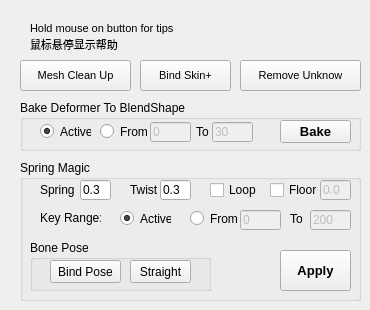
    <widget class="QWidget" name="misc_tab">
     <attribute name="icon">
      <iconset>
       <normaloff>icons/MiscTools.png</normaloff>icons/MiscTools.png</iconset>
     </attribute>
     <attribute name="title">
      <string>Misc </string>
     </attribute>
     <widget class="QPushButton" name="misc_runButton">
      <property name="geometry">
       <rect>
        <x>240</x>
        <y>60</y>
        <width>121</width>
        <height>31</height>
       </rect>
      </property>
      <property name="font">
       <font>
        <pointsize>8</pointsize>
       </font>
      </property>
      <property name="toolTip">
       <string>&lt;!DOCTYPE HTML PUBLIC &quot;-//W3C//DTD HTML 4.0//EN&quot; &quot;http://www.w3.org/TR/REC-html40/strict.dtd&quot;&gt;
&lt;html&gt;&lt;head&gt;&lt;meta name=&quot;qrichtext&quot; content=&quot;1&quot; /&gt;&lt;style type=&quot;text/css&quot;&gt;
p, li { white-space: pre-wrap; }
&lt;/style&gt;&lt;/head&gt;&lt;body style=&quot; font-family:'MS Shell Dlg 2'; font-size:8.25pt; font-weight:400; font-style:normal;&quot;&gt;
&lt;p style=&quot; margin-top:0px; margin-bottom:0px; margin-left:0px; margin-right:0px; -qt-block-indent:0; text-indent:0px;&quot;&gt;&lt;span style=&quot; font-size:9pt;&quot;&gt;remove unknow nodes in sence, usually work for when you get error to save file as *.ma&lt;/span&gt;&lt;/p&gt;
&lt;p style=&quot; margin-top:0px; margin-bottom:0px; margin-left:0px; margin-right:0px; -qt-block-indent:0; text-indent:0px;&quot;&gt;&lt;span style=&quot; font-size:9pt;&quot;&gt;删除场景中的未知节点，通常用于解决不能将文件存为ma格式的问题&lt;/span&gt;&lt;/p&gt;&lt;/body&gt;&lt;/html&gt;</string>
      </property>
      <property name="text">
       <string>Remove Unknow</string>
      </property>
      <property name="icon">
       <iconset>
        <normaloff>icons/cMuscle_misc_help.png</normaloff>icons/cMuscle_misc_help.png</iconset>
      </property>
      <property name="+command" stdset="0">
       <string>removeUnknowNodeButtonCmd</string>
      </property>
     </widget>
     <widget class="QPushButton" name="misc_runButton_3">
      <property name="geometry">
       <rect>
        <x>20</x>
        <y>60</y>
        <width>111</width>
        <height>31</height>
       </rect>
      </property>
      <property name="font">
       <font>
        <pointsize>8</pointsize>
       </font>
      </property>
      <property name="toolTip">
       <string>&lt;!DOCTYPE HTML PUBLIC &quot;-//W3C//DTD HTML 4.0//EN&quot; &quot;http://www.w3.org/TR/REC-html40/strict.dtd&quot;&gt;
&lt;html&gt;&lt;head&gt;&lt;meta name=&quot;qrichtext&quot; content=&quot;1&quot; /&gt;&lt;style type=&quot;text/css&quot;&gt;
p, li { white-space: pre-wrap; }
&lt;/style&gt;&lt;/head&gt;&lt;body style=&quot; font-family:'MS Shell Dlg 2'; font-size:8.25pt; font-weight:400; font-style:normal;&quot;&gt;
&lt;p style=&quot; margin-top:0px; margin-bottom:0px; margin-left:0px; margin-right:0px; -qt-block-indent:0; text-indent:0px;&quot;&gt;&lt;span style=&quot; font-size:9pt;&quot;&gt;reset transform, remove no deform histroy, check UV set number and soft edge recommand do this for mesh before skin work&lt;/span&gt;&lt;/p&gt;
&lt;p style=&quot; margin-top:0px; margin-bottom:0px; margin-left:0px; margin-right:0px; -qt-block-indent:0; text-indent:0px;&quot;&gt;&lt;span style=&quot; font-size:9pt;&quot;&gt;重置位移，删除非蒙皮历史，检查UV数量，全软边&lt;/span&gt;&lt;/p&gt;
&lt;p style=&quot; margin-top:0px; margin-bottom:0px; margin-left:0px; margin-right:0px; -qt-block-indent:0; text-indent:0px;&quot;&gt;&lt;span style=&quot; font-size:9pt;&quot;&gt;建议做蒙皮之前对模型应用此操作&lt;/span&gt;&lt;/p&gt;&lt;/body&gt;&lt;/html&gt;</string>
      </property>
      <property name="text">
       <string>Mesh Clean Up</string>
      </property>
      <property name="icon">
       <iconset>
        <normaloff>icons/hsClearView.png</normaloff>icons/hsClearView.png</iconset>
      </property>
      <property name="+command" stdset="0">
       <string>meshCleanUpButtonCmd</string>
      </property>
     </widget>
     <widget class="QPushButton" name="misc_runButton_4">
      <property name="geometry">
       <rect>
        <x>140</x>
        <y>60</y>
        <width>91</width>
        <height>31</height>
       </rect>
      </property>
      <property name="font">
       <font>
        <pointsize>8</pointsize>
       </font>
      </property>
      <property name="toolTip">
       <string>&lt;!DOCTYPE HTML PUBLIC &quot;-//W3C//DTD HTML 4.0//EN&quot; &quot;http://www.w3.org/TR/REC-html40/strict.dtd&quot;&gt;
&lt;html&gt;&lt;head&gt;&lt;meta name=&quot;qrichtext&quot; content=&quot;1&quot; /&gt;&lt;style type=&quot;text/css&quot;&gt;
p, li { white-space: pre-wrap; }
&lt;/style&gt;&lt;/head&gt;&lt;body style=&quot; font-family:'MS Shell Dlg 2'; font-size:8.25pt; font-weight:400; font-style:normal;&quot;&gt;
&lt;p style=&quot; margin-top:0px; margin-bottom:0px; margin-left:0px; margin-right:0px; -qt-block-indent:0; text-indent:0px;&quot;&gt;&lt;span style=&quot; font-size:9pt; font-weight:600;&quot;&gt;1 bone + 1 unskined mesh:&lt;/span&gt;&lt;/p&gt;
&lt;p style=&quot; margin-top:0px; margin-bottom:0px; margin-left:0px; margin-right:0px; -qt-block-indent:0; text-indent:0px;&quot;&gt;&lt;span style=&quot; font-size:9pt;&quot;&gt;bind mesh to whole hierarchy of the bone chain, remove small weights and do normalize&lt;/span&gt;&lt;/p&gt;
&lt;p style=&quot; margin-top:0px; margin-bottom:0px; margin-left:0px; margin-right:0px; -qt-block-indent:0; text-indent:0px;&quot;&gt;&lt;span style=&quot; font-size:9pt; font-weight:600;&quot;&gt;1 bone + 1 unskined mesh + 1 skined mesh:&lt;/span&gt;&lt;/p&gt;
&lt;p style=&quot; margin-top:0px; margin-bottom:0px; margin-left:0px; margin-right:0px; -qt-block-indent:0; text-indent:0px;&quot;&gt;&lt;span style=&quot; font-size:9pt;&quot;&gt;bind unskined mesh to the bone which influnced on skined mesh, copy skin weights from source skined mesh to target skined mesh, remove small weights, remove unused bones from skin and do normalize&lt;/span&gt;&lt;/p&gt;
&lt;p style=&quot;-qt-paragraph-type:empty; margin-top:0px; margin-bottom:0px; margin-left:0px; margin-right:0px; -qt-block-indent:0; text-indent:0px; font-size:9pt;&quot;&gt;&lt;/p&gt;
&lt;p style=&quot; margin-top:0px; margin-bottom:0px; margin-left:0px; margin-right:0px; -qt-block-indent:0; text-indent:0px;&quot;&gt;&lt;span style=&quot; font-size:9pt; font-weight:600;&quot;&gt;选择一根骨骼和一个未蒙皮模型:&lt;/span&gt;&lt;/p&gt;
&lt;p style=&quot; margin-top:0px; margin-bottom:0px; margin-left:0px; margin-right:0px; -qt-block-indent:0; text-indent:0px;&quot;&gt;&lt;span style=&quot; font-size:9pt;&quot;&gt;把模型绑定到所选骨骼的整个骨骼链上，移除细碎权重，规范化权重&lt;/span&gt;&lt;/p&gt;
&lt;p style=&quot; margin-top:0px; margin-bottom:0px; margin-left:0px; margin-right:0px; -qt-block-indent:0; text-indent:0px;&quot;&gt;&lt;span style=&quot; font-size:9pt; font-weight:600;&quot;&gt;选择一根骨骼、一个未蒙皮模型和一个已蒙皮模型:&lt;/span&gt;&lt;/p&gt;
&lt;p style=&quot; margin-top:0px; margin-bottom:0px; margin-left:0px; margin-right:0px; -qt-block-indent:0; text-indent:0px;&quot;&gt;&lt;span style=&quot; font-size:9pt;&quot;&gt;把未蒙皮模型绑定到对已蒙皮模型有影响的骨骼上，把源模型权重复制到目标模型，移除细碎权重，从蒙皮上移除无用的骨骼，规范化权重&lt;/span&gt;&lt;/p&gt;&lt;/body&gt;&lt;/html&gt;</string>
      </property>
      <property name="text">
       <string>Bind Skin+</string>
      </property>
      <property name="icon">
       <iconset>
        <normaloff>icons/moveSkinnedJoint.png</normaloff>icons/moveSkinnedJoint.png</iconset>
      </property>
      <property name="+command" stdset="0">
       <string>bindSkinPlusButtonCmd</string>
      </property>
     </widget>
     <widget class="QLabel" name="label_2">
      <property name="geometry">
       <rect>
        <x>30</x>
        <y>20</y>
        <width>181</width>
        <height>16</height>
       </rect>
      </property>
      <property name="font">
       <font>
        <pointsize>8</pointsize>
       </font>
      </property>
      <property name="text">
       <string>Hold mouse on button for tips</string>
      </property>
     </widget>
     <widget class="QLabel" name="label_3">
      <property name="geometry">
       <rect>
        <x>30</x>
        <y>36</y>
        <width>111</width>
        <height>16</height>
       </rect>
      </property>
      <property name="font">
       <font>
        <family>新宋体</family>
        <pointsize>8</pointsize>
       </font>
      </property>
      <property name="text">
       <string>鼠标悬停显示帮助</string>
      </property>
      <property name="alignment">
       <set>Qt::AlignLeading|Qt::AlignLeft|Qt::AlignVCenter</set>
      </property>
     </widget>
     <widget class="QGroupBox" name="deformer_groupBox">
      <property name="geometry">
       <rect>
        <x>20</x>
        <y>100</y>
        <width>341</width>
        <height>51</height>
       </rect>
      </property>
      <property name="title">
       <string>Bake Deformer To BlendShape       </string>
      </property>
      <widget class="QLineEdit" name="deformerStart_lineEdit">
       <property name="enabled">
        <bool>false</bool>
       </property>
       <property name="geometry">
        <rect>
         <x>130</x>
         <y>22</y>
         <width>41</width>
         <height>20</height>
        </rect>
       </property>
       <property name="inputMask">
        <string/>
       </property>
       <property name="text">
        <string>0</string>
       </property>
      </widget>
      <widget class="QLineEdit" name="deformerEnd_lineEdit">
       <property name="enabled">
        <bool>false</bool>
       </property>
       <property name="geometry">
        <rect>
         <x>192</x>
         <y>22</y>
         <width>41</width>
         <height>20</height>
        </rect>
       </property>
       <property name="inputMask">
        <string/>
       </property>
       <property name="text">
        <string>30</string>
       </property>
      </widget>
      <widget class="QLabel" name="label_14">
       <property name="geometry">
        <rect>
         <x>176</x>
         <y>24</y>
         <width>21</width>
         <height>16</height>
        </rect>
       </property>
       <property name="text">
        <string>To</string>
       </property>
      </widget>
      <widget class="QPushButton" name="deformerOK_button">
       <property name="geometry">
        <rect>
         <x>260</x>
         <y>20</y>
         <width>71</width>
         <height>23</height>
        </rect>
       </property>
       <property name="font">
        <font>
         <pointsize>10</pointsize>
         <weight>75</weight>
         <bold>true</bold>
        </font>
       </property>
       <property name="text">
        <string>Bake</string>
       </property>
       <property name="+command" stdset="0">
        <string>deformerOKCmd</string>
       </property>
      </widget>
      <widget class="QPushButton" name="deformerWeb_button">
       <property name="geometry">
        <rect>
         <x>166</x>
         <y>-4</y>
         <width>21</width>
         <height>23</height>
        </rect>
       </property>
       <property name="toolTip">
        <string>Author</string>
       </property>
       <property name="text">
        <string/>
       </property>
       <property name="icon">
        <iconset>
         <normaloff>icons/info.png</normaloff>icons/info.png</iconset>
       </property>
       <property name="iconSize">
        <size>
         <width>16</width>
         <height>16</height>
        </size>
       </property>
       <property name="flat">
        <bool>true</bool>
       </property>
       <property name="+command" stdset="0">
        <string>deformerWebCmd</string>
       </property>
      </widget>
      <widget class="QRadioButton" name="deformerActive_radioButton">
       <property name="geometry">
        <rect>
         <x>20</x>
         <y>23</y>
         <width>51</width>
         <height>17</height>
        </rect>
       </property>
       <property name="text">
        <string>Active</string>
       </property>
       <property name="checked">
        <bool>true</bool>
       </property>
       <attribute name="buttonGroup">
        <string notr="true">buttonGroup_5</string>
       </attribute>
      </widget>
      <widget class="QRadioButton" name="deformerFrom_radioButton">
       <property name="geometry">
        <rect>
         <x>80</x>
         <y>23</y>
         <width>51</width>
         <height>17</height>
        </rect>
       </property>
       <property name="text">
        <string>From</string>
       </property>
       <attribute name="buttonGroup">
        <string notr="true">buttonGroup_5</string>
       </attribute>
      </widget>
     </widget>
     <widget class="QGroupBox" name="spring_groupBox">
      <property name="enabled">
       <bool>true</bool>
      </property>
      <property name="geometry">
       <rect>
        <x>20</x>
        <y>160</y>
        <width>341</width>
        <height>141</height>
       </rect>
      </property>
      <property name="title">
       <string>Spring Magic      </string>
      </property>
      <widget class="QLineEdit" name="springSpring_lineEdit">
       <property name="geometry">
        <rect>
         <x>60</x>
         <y>20</y>
         <width>31</width>
         <height>20</height>
        </rect>
       </property>
       <property name="text">
        <string>0.3</string>
       </property>
       <property name="+changeCommand" stdset="0">
        <string>springChangeCmd</string>
       </property>
      </widget>
      <widget class="QLabel" name="label_15">
       <property name="geometry">
        <rect>
         <x>20</x>
         <y>22</y>
         <width>41</width>
         <height>16</height>
        </rect>
       </property>
       <property name="toolTip">
        <string>&lt;html&gt;&lt;head/&gt;&lt;body&gt;&lt;p&gt;Hardness of follow through.&lt;/p&gt;&lt;p&gt;Important: only working for &amp;quot;X-axis aiming to child&amp;quot; joint chain.&lt;/p&gt;&lt;/body&gt;&lt;/html&gt;</string>
       </property>
       <property name="text">
        <string>Spring</string>
       </property>
      </widget>
      <widget class="QLabel" name="label_16">
       <property name="geometry">
        <rect>
         <x>160</x>
         <y>-68</y>
         <width>31</width>
         <height>16</height>
        </rect>
       </property>
       <property name="text">
        <string>Subs</string>
       </property>
      </widget>
      <widget class="QLineEdit" name="springSubs_lineEdit">
       <property name="geometry">
        <rect>
         <x>190</x>
         <y>-70</y>
         <width>31</width>
         <height>20</height>
        </rect>
       </property>
       <property name="text">
        <string>0</string>
       </property>
      </widget>
      <widget class="QLabel" name="label_17">
       <property name="geometry">
        <rect>
         <x>110</x>
         <y>22</y>
         <width>31</width>
         <height>16</height>
        </rect>
       </property>
       <property name="toolTip">
        <string>Hardness of twist follow through</string>
       </property>
       <property name="text">
        <string>Twist</string>
       </property>
      </widget>
      <widget class="QLineEdit" name="springXspring_lineEdit">
       <property name="geometry">
        <rect>
         <x>140</x>
         <y>20</y>
         <width>31</width>
         <height>20</height>
        </rect>
       </property>
       <property name="text">
        <string>0.3</string>
       </property>
       <property name="+changeCommand" stdset="0">
        <string>springTwistChangeCmd</string>
       </property>
      </widget>
      <widget class="QLabel" name="label_19">
       <property name="geometry">
        <rect>
         <x>20</x>
         <y>50</y>
         <width>61</width>
         <height>16</height>
        </rect>
       </property>
       <property name="text">
        <string>Key Range:</string>
       </property>
      </widget>
      <widget class="QRadioButton" name="springActive_radioButton">
       <property name="geometry">
        <rect>
         <x>100</x>
         <y>50</y>
         <width>51</width>
         <height>17</height>
        </rect>
       </property>
       <property name="text">
        <string>Active</string>
       </property>
       <property name="checked">
        <bool>true</bool>
       </property>
       <attribute name="buttonGroup">
        <string notr="true">buttonGroup_4</string>
       </attribute>
      </widget>
      <widget class="QRadioButton" name="springFrom_radioButton">
       <property name="geometry">
        <rect>
         <x>170</x>
         <y>50</y>
         <width>51</width>
         <height>17</height>
        </rect>
       </property>
       <property name="text">
        <string>From</string>
       </property>
       <attribute name="buttonGroup">
        <string notr="true">buttonGroup_4</string>
       </attribute>
      </widget>
      <widget class="QLineEdit" name="springFrom_lineEdit">
       <property name="enabled">
        <bool>false</bool>
       </property>
       <property name="geometry">
        <rect>
         <x>220</x>
         <y>50</y>
         <width>41</width>
         <height>20</height>
        </rect>
       </property>
       <property name="text">
        <string>0</string>
       </property>
      </widget>
      <widget class="QLabel" name="label_20">
       <property name="geometry">
        <rect>
         <x>270</x>
         <y>51</y>
         <width>21</width>
         <height>16</height>
        </rect>
       </property>
       <property name="text">
        <string>To</string>
       </property>
      </widget>
      <widget class="QLineEdit" name="springEnd_lineEdit">
       <property name="enabled">
        <bool>false</bool>
       </property>
       <property name="geometry">
        <rect>
         <x>290</x>
         <y>50</y>
         <width>41</width>
         <height>20</height>
        </rect>
       </property>
       <property name="text">
        <string>200</string>
       </property>
      </widget>
      <widget class="QGroupBox" name="springPose_groupBox">
       <property name="geometry">
        <rect>
         <x>10</x>
         <y>80</y>
         <width>181</width>
         <height>51</height>
        </rect>
       </property>
       <property name="title">
        <string>Bone Pose</string>
       </property>
       <widget class="QPushButton" name="pushButton_2">
        <property name="geometry">
         <rect>
          <x>20</x>
          <y>20</y>
          <width>71</width>
          <height>23</height>
         </rect>
        </property>
        <property name="toolTip">
         <string>Go to joint bind pose</string>
        </property>
        <property name="text">
         <string>Bind Pose</string>
        </property>
        <property name="+command" stdset="0">
         <string>springSetCmd</string>
        </property>
       </widget>
       <widget class="QPushButton" name="pushButton_3">
        <property name="geometry">
         <rect>
          <x>100</x>
          <y>20</y>
          <width>61</width>
          <height>23</height>
         </rect>
        </property>
        <property name="toolTip">
         <string>Set joint chain as straight</string>
        </property>
        <property name="text">
         <string>Straight</string>
        </property>
        <property name="+command" stdset="0">
         <string>springStraightCmd</string>
        </property>
       </widget>
      </widget>
      <widget class="QPushButton" name="springApply_Button">
       <property name="geometry">
        <rect>
         <x>260</x>
         <y>90</y>
         <width>71</width>
         <height>41</height>
        </rect>
       </property>
       <property name="font">
        <font>
         <pointsize>10</pointsize>
         <weight>75</weight>
         <bold>true</bold>
        </font>
       </property>
       <property name="text">
        <string>Apply</string>
       </property>
       <property name="+command" stdset="0">
        <string>springApplyCmd</string>
       </property>
      </widget>
      <widget class="QPushButton" name="springWeb_button">
       <property name="geometry">
        <rect>
         <x>80</x>
         <y>-4</y>
         <width>21</width>
         <height>23</height>
        </rect>
       </property>
       <property name="toolTip">
        <string>Max Version Author</string>
       </property>
       <property name="text">
        <string/>
       </property>
       <property name="icon">
        <iconset>
         <normaloff>icons/info.png</normaloff>icons/info.png</iconset>
       </property>
       <property name="iconSize">
        <size>
         <width>16</width>
         <height>16</height>
        </size>
       </property>
       <property name="flat">
        <bool>true</bool>
       </property>
       <property name="+command" stdset="0">
        <string>springWebCmd</string>
       </property>
      </widget>
      <widget class="QComboBox" name="springUpAxis_comboBox">
       <property name="geometry">
        <rect>
         <x>390</x>
         <y>20</y>
         <width>41</width>
         <height>22</height>
        </rect>
       </property>
       <item>
        <property name="text">
         <string>+Y</string>
        </property>
       </item>
       <item>
        <property name="text">
         <string>- Y</string>
        </property>
       </item>
       <item>
        <property name="text">
         <string>+Z</string>
        </property>
       </item>
       <item>
        <property name="text">
         <string>- Z</string>
        </property>
       </item>
      </widget>
      <widget class="QCheckBox" name="springLoop_checkBox">
       <property name="geometry">
        <rect>
         <x>190</x>
         <y>22</y>
         <width>51</width>
         <height>16</height>
        </rect>
       </property>
       <property name="toolTip">
        <string>Will caculate twice to get looped result</string>
       </property>
       <property name="text">
        <string>Loop</string>
       </property>
       <property name="checked">
        <bool>false</bool>
       </property>
      </widget>
      <widget class="QLabel" name="label_8">
       <property name="geometry">
        <rect>
         <x>350</x>
         <y>22</y>
         <width>41</width>
         <height>16</height>
        </rect>
       </property>
       <property name="text">
        <string>UpAxis</string>
       </property>
      </widget>
      <widget class="QCheckBox" name="springFloor_checkBox">
       <property name="geometry">
        <rect>
         <x>250</x>
         <y>22</y>
         <width>51</width>
         <height>16</height>
        </rect>
       </property>
       <property name="toolTip">
        <string>&lt;html&gt;&lt;head/&gt;&lt;body&gt;&lt;p&gt;Add a floor collition for joint chain&lt;/p&gt;&lt;p&gt;Script will trying to keep all the joints above the hight during caculation&lt;/p&gt;&lt;/body&gt;&lt;/html&gt;</string>
       </property>
       <property name="text">
        <string>Floor</string>
       </property>
       <property name="checked">
        <bool>false</bool>
       </property>
      </widget>
      <widget class="QLineEdit" name="springFloor_lineEdit">
       <property name="enabled">
        <bool>false</bool>
       </property>
       <property name="geometry">
        <rect>
         <x>300</x>
         <y>20</y>
         <width>31</width>
         <height>20</height>
        </rect>
       </property>
       <property name="text">
        <string>0.0</string>
       </property>
       <property name="+changeCommand" stdset="0">
        <string>springTwistChangeCmd</string>
       </property>
      </widget>
     </widget>
     <widget class="QPushButton" name="pushButton_5">
      <property name="geometry">
       <rect>
        <x>320</x>
        <y>11</y>
        <width>41</width>
        <height>41</height>
       </rect>
      </property>
      <property name="sizePolicy">
       <sizepolicy hsizetype="Minimum" vsizetype="Fixed">
        <horstretch>0</horstretch>
        <verstretch>0</verstretch>
       </sizepolicy>
      </property>
      <property name="toolTip">
       <string>Creat Shelf Button</string>
      </property>
      <property name="layoutDirection">
       <enum>Qt::LeftToRight</enum>
      </property>
      <property name="autoFillBackground">
       <bool>false</bool>
      </property>
      <property name="text">
       <string/>
      </property>
      <property name="icon">
       <iconset>
        <normaloff>icons/Shelf.png</normaloff>icons/Shelf.png</iconset>
      </property>
      <property name="iconSize">
       <size>
        <width>41</width>
        <height>41</height>
       </size>
      </property>
      <property name="checkable">
       <bool>false</bool>
      </property>
      <property name="autoRepeat">
       <bool>false</bool>
      </property>
      <property name="autoExclusive">
       <bool>false</bool>
      </property>
      <property name="flat">
       <bool>true</bool>
      </property>
      <property name="+command" stdset="0">
       <string>goShelfCmd</string>
      </property>
     </widget>
    </widget>
